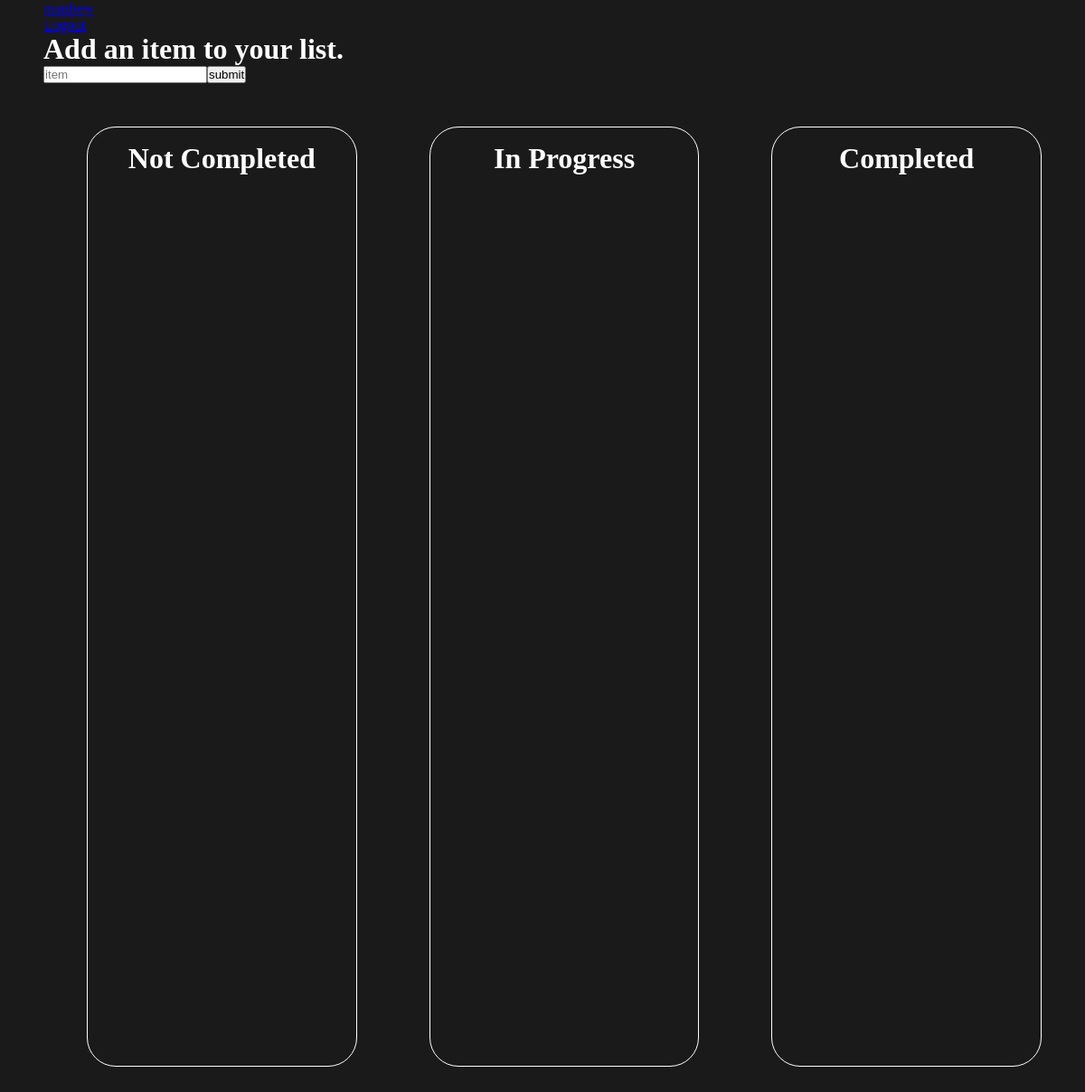
Before: / (signed in) with the older database file.
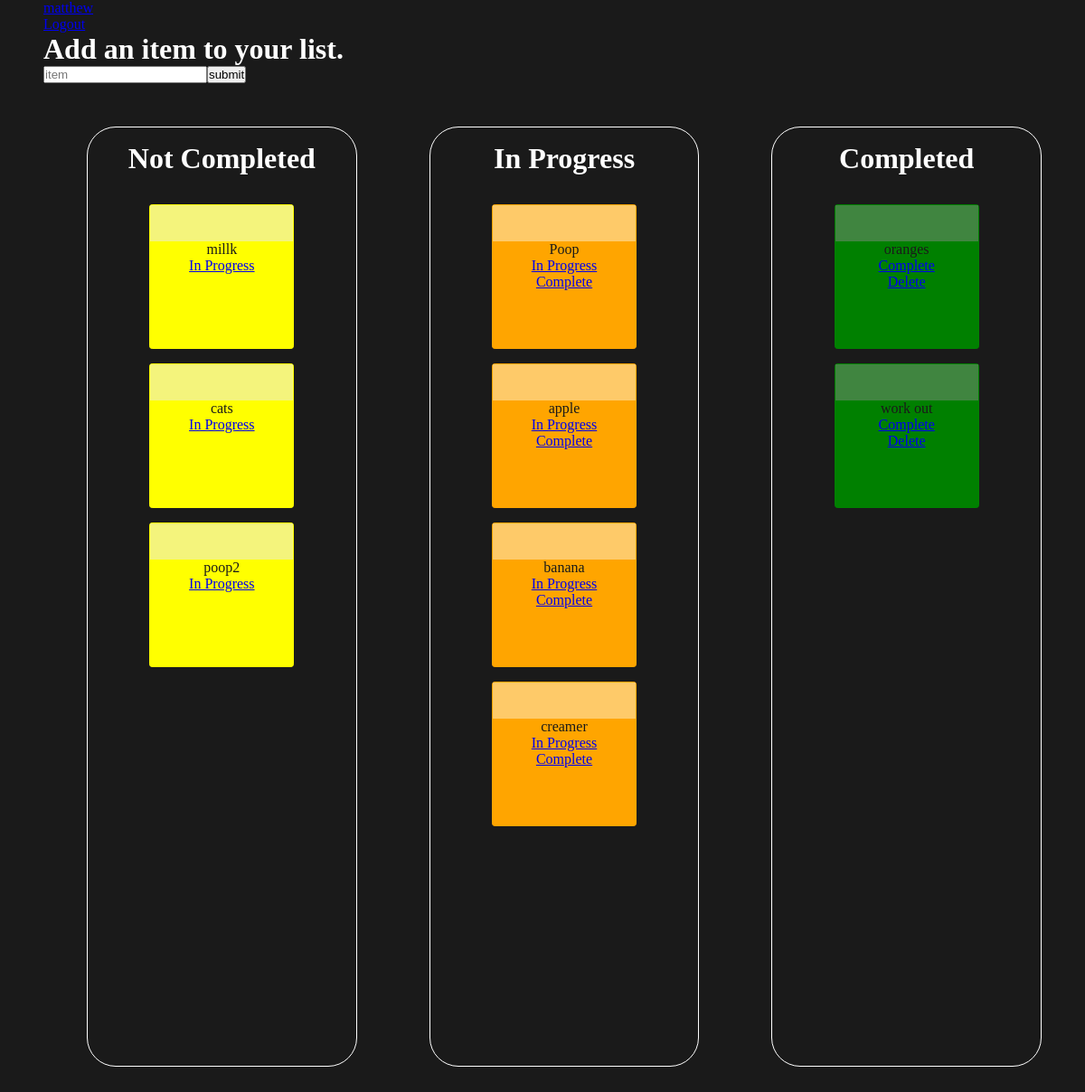
After: the same page with the newer database file.
### KanbanApp/models.py (models this page shows, shortened)
class Todo(models.Model):
    item = models.CharField(max_length=200)
    date_created = models.DateTimeField(null=True, auto_now_add=True)
    in_progress = models.BooleanField(null=True, default=False)
    completed = models.BooleanField(null=True, default=False)

### KanbanApp/views.py (the view)
# urls.py: path('', views.homeview, name='home'),
def homeview(request):
    all_todos = Todo.objects.all()
    context = {
        'all_todos': all_todos
    }
    return render(request, 'home.html', context)

### templates/home.html (shortened to what this page needs)
{% extends "base.html" %}
{% block content %}
{% if user.is_authenticated %}
    <form action={% url 'KanbanApp:add_new_todo' %} method="post">
        <h1>Add an item to your list.</h1>
    <div>
        <input type="text" name="item" placeholder="item">
        <button type="submit">submit</buton>
    </div>
    </form>
    <main id='main'>
        <div id='bin'>
            <div class='bin-title'>
                <h1>Not Completed</h1>
            </div>
            <div>
                {% for todo in all_todos %}
                {% if todo.completed is False and todo.in_progress is False %}
                <div id='nc_card'>
                            <div class='nc_title'>
                            </div>
                                <ul> {{ todo.item }}</ul>
                                <ul><a href="{% url 'KanbanApp:progress' todo.id %}">In Progress</a></ul>
                        </div>
                    {% endif %}
                {% endfor %}
            </div>
        </div>
        <div id='bin'>
            <div class='bin-title'>
                <h1>In Progress</h1>
            </div>
            <div>
                {% for todo in all_todos %}
                    {% if todo.completed is False and todo.in_progress is True %}
                        <div id='p_card'>
                            <div id='p_title'>
                            </div>
                                <ul> {{ todo.item }}</ul>
                                <ul><a href="{% url 'KanbanApp:progress' todo.id %}">In Progress</a></ul>
                                <ul><a href="{% url 'KanbanApp:complete' todo.id %}">Complete</a></ul>
                        </div>
                    {% endif %}
                {% endfor %}
            </div>
        </div>
        <div id='bin'>
            <div class='bin-title'>
                <h1>Completed</h1>
            </div>
            <div>
                {% for todo in all_todos %}
                    {% if todo.completed is True %}
                        <div id='c_card'>
                            <div id='c_title'>
                            </div>
                                <ul> {{ todo.item }}</ul>
                                <ul><a href="{% url 'KanbanApp:complete' todo.id %}">Complete</a></ul>
                                <ul><a href="{% url 'KanbanApp:delete_item' todo.id %}">Delete</a></ul>
                        </div>
                    {% endif %}
                {% endfor %}
            </div>
        </div>
    </main>
{% else %}
<div id='title-hi'>
    <h1 >Kanban!</h1>
</div>
{% endif %}
{% endblock %}

### templates/base.html (shortened to what this page needs)
{% load static %}
<!DOCTYPE html>
<html lang="en" dir="ltr">
    <head>
        <link rel="stylesheet" href="{% static 'css/styles.css' %}">
    </head>
    <body>
        <div id='app'>
            <nav id=''>
                {% if user.is_authenticated %}
                    <div class='primary'>
                        <a href="{% url 'users:profile' user.username %}">{{user.username}}</a>
                        <br/>
                        <a href="{% url 'logout' %}">Logout</a>
                    </div>
                {% else %}
                    <div id='log_info'>
                        <a href="{% url 'login' %}">Login</a>
                        <br/>
                        <a href="{% url 'users:signup' %} ">Register</a>
                    </div>
                {% endif %}
            </nav>
            {% block content %}
            {% endblock %}
        </div>
    </body>
    </html

### static/css/styles.css (style rules this page uses)
* { margin: 0; padding: 0; box-sizing: border-box; }
body { color: white; margin-left: 3rem; background-color: #1a1a1a; }
#main { display: flex; flex-direction: row; justify-content: center; gap: 5rem; align-content: space-around; padding: 3rem; }
#bin { border: 1px solid white; display: flex; flex-direction: column; text-align: center; align-items: center; padding: 1rem; border-radius: 2rem; min-height: 65rem; width: 25rem; }
.bin-title { margin-bottom: 2rem; }
#nc_card { color: #1a1a1a; background-color: yellow; border: .5px solid yellow; border-radius: .2rem; width: 10rem; height: 10rem; margin-bottom: 1rem; }
.nc_title { background-color: rgb(244, 244, 124); height: 2.5rem; }
#p_card { color: #1a1a1a; background-color: orange; border: .5px solid orange; border-radius: .2rem; width: 10rem; height: 10rem; margin-bottom: 1rem; }
#p_title { background-color: rgb(254, 202, 105); height: 2.5rem; }
#c_card { color: #1a1a1a; background-color: green; border: .5px solid green; border-radius: .2rem; width: 10rem; height: 10rem; margin-bottom: 1rem; }
#c_title { background-color: rgb(64, 133, 64); height: 2.5rem; }

Changed rows visible on the page:
added Todo: item "millk", shown under "Not Completed"
added Todo: item "cats", shown under "Not Completed"
added Todo: item "poop2", shown under "Not Completed"
added Todo: item "Poop", shown under "In Progress"
added Todo: item "apple", shown under "In Progress"
added Todo: item "banana", shown under "In Progress"
added Todo: item "creamer", shown under "In Progress"
added Todo: item "oranges", shown under "Completed"
added Todo: item "work out", shown under "Completed"
